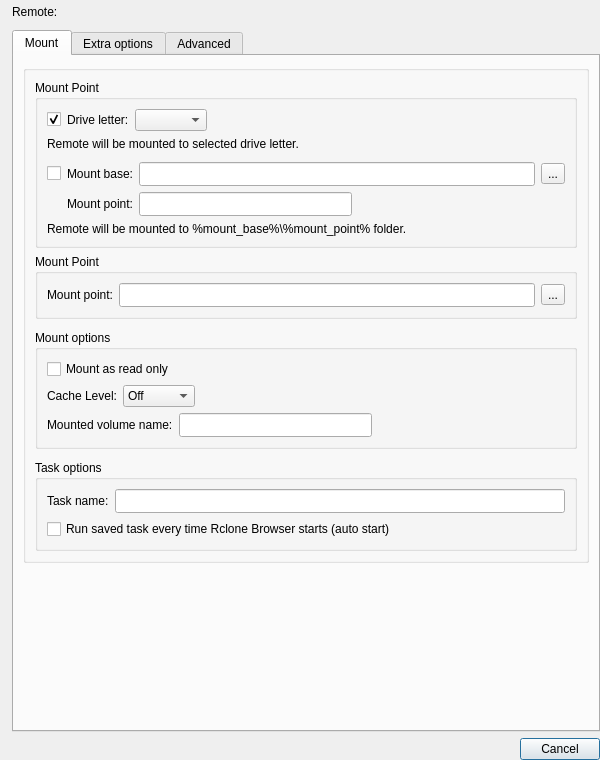
<?xml version="1.0" encoding="UTF-8"?>
<ui version="4.0">
 <class>MountDialog</class>
 <widget class="QDialog" name="MountDialog">
  <property name="geometry">
   <rect>
    <x>0</x>
    <y>0</y>
    <width>600</width>
    <height>760</height>
   </rect>
  </property>
  <property name="minimumSize">
   <size>
    <width>600</width>
    <height>0</height>
   </size>
  </property>
  <layout class="QVBoxLayout" name="verticalLayout_7">
   <property name="leftMargin">
    <number>12</number>
   </property>
   <property name="topMargin">
    <number>0</number>
   </property>
   <property name="rightMargin">
    <number>0</number>
   </property>
   <property name="bottomMargin">
    <number>0</number>
   </property>
   <item>
    <layout class="QHBoxLayout" name="horizontalLayout_7">
     <item>
      <widget class="QLabel" name="label_remote">
       <property name="text">
        <string>Remote:</string>
       </property>
      </widget>
     </item>
     <item>
      <widget class="QLineEdit" name="remoteToMount">
       <property name="minimumSize">
        <size>
         <width>0</width>
         <height>24</height>
        </size>
       </property>
       <property name="contextMenuPolicy">
        <enum>Qt::NoContextMenu</enum>
       </property>
       <property name="styleSheet">
        <string notr="true">* { background-color: rgba(0, 0, 0, 0); }</string>
       </property>
       <property name="frame">
        <bool>false</bool>
       </property>
       <property name="readOnly">
        <bool>true</bool>
       </property>
      </widget>
     </item>
    </layout>
   </item>
   <item>
    <widget class="QTabWidget" name="tabWidget">
     <property name="currentIndex">
      <number>0</number>
     </property>
     <widget class="QWidget" name="mountPoint">
      <attribute name="title">
       <string>Mount</string>
      </attribute>
      <layout class="QVBoxLayout" name="verticalLayout_6">
       <item>
        <widget class="QGroupBox" name="groupBox">
         <property name="sizePolicy">
          <sizepolicy hsizetype="Expanding" vsizetype="Expanding">
           <horstretch>0</horstretch>
           <verstretch>0</verstretch>
          </sizepolicy>
         </property>
         <property name="title">
          <string/>
         </property>
         <layout class="QVBoxLayout" name="verticalLayout_2">
          <item>
           <spacer name="verticalSpacer_7">
            <property name="orientation">
             <enum>Qt::Vertical</enum>
            </property>
            <property name="sizeHint" stdset="0">
             <size>
              <width>20</width>
              <height>0</height>
             </size>
            </property>
           </spacer>
          </item>
          <item>
           <widget class="QGroupBox" name="groupBox_Win">
            <property name="title">
             <string>Mount Point</string>
            </property>
            <layout class="QVBoxLayout" name="verticalLayout_4">
             <item>
              <layout class="QHBoxLayout" name="horizontalLayout_2">
               <item>
                <widget class="QCheckBox" name="cb_driveLetter">
                 <property name="toolTip">
                  <string>&lt;html&gt;&lt;head/&gt;&lt;body&gt;&lt;p&gt;Mount to drive letter&lt;/p&gt;&lt;/body&gt;&lt;/html&gt;</string>
                 </property>
                 <property name="text">
                  <string/>
                 </property>
                 <property name="checked">
                  <bool>true</bool>
                 </property>
                 <property name="autoExclusive">
                  <bool>true</bool>
                 </property>
                </widget>
               </item>
               <item>
                <widget class="QLabel" name="label_driveLetter">
                 <property name="text">
                  <string>Drive letter:</string>
                 </property>
                </widget>
               </item>
               <item>
                <widget class="QComboBox" name="combo_driveLetter">
                 <property name="sizePolicy">
                  <sizepolicy hsizetype="Preferred" vsizetype="MinimumExpanding">
                   <horstretch>0</horstretch>
                   <verstretch>0</verstretch>
                  </sizepolicy>
                 </property>
                 <property name="toolTip">
                  <string>&lt;html&gt;&lt;head/&gt;&lt;body&gt;&lt;p&gt;Select drive letter&lt;/p&gt;&lt;/body&gt;&lt;/html&gt;</string>
                 </property>
                </widget>
               </item>
               <item>
                <spacer name="horizontalSpacer_driveLetter">
                 <property name="orientation">
                  <enum>Qt::Horizontal</enum>
                 </property>
                 <property name="sizeHint" stdset="0">
                  <size>
                   <width>40</width>
                   <height>20</height>
                  </size>
                 </property>
                </spacer>
               </item>
              </layout>
             </item>
             <item>
              <widget class="QLabel" name="label_driveLetterInfo">
               <property name="text">
                <string>Remote will be mounted to selected drive letter.</string>
               </property>
              </widget>
             </item>
             <item>
              <spacer name="verticalSpacer_5">
               <property name="orientation">
                <enum>Qt::Vertical</enum>
               </property>
               <property name="sizeType">
                <enum>QSizePolicy::Fixed</enum>
               </property>
               <property name="sizeHint" stdset="0">
                <size>
                 <width>20</width>
                 <height>5</height>
                </size>
               </property>
              </spacer>
             </item>
             <item>
              <layout class="QHBoxLayout" name="horizontalLayout_4">
               <item>
                <widget class="QCheckBox" name="cb_mountPointWin">
                 <property name="toolTip">
                  <string>&lt;html&gt;&lt;head/&gt;&lt;body&gt;&lt;p&gt;Mount to drive directory&lt;/p&gt;&lt;/body&gt;&lt;/html&gt;</string>
                 </property>
                 <property name="text">
                  <string/>
                 </property>
                 <property name="autoExclusive">
                  <bool>true</bool>
                 </property>
                </widget>
               </item>
               <item>
                <widget class="QLabel" name="label_mountBase">
                 <property name="text">
                  <string>Mount base:</string>
                 </property>
                 <property name="buddy">
                  <cstring>le_mountBase</cstring>
                 </property>
                </widget>
               </item>
               <item>
                <widget class="QLineEdit" name="le_mountBase">
                 <property name="sizePolicy">
                  <sizepolicy hsizetype="Expanding" vsizetype="MinimumExpanding">
                   <horstretch>0</horstretch>
                   <verstretch>0</verstretch>
                  </sizepolicy>
                 </property>
                 <property name="minimumSize">
                  <size>
                   <width>0</width>
                   <height>24</height>
                  </size>
                 </property>
                 <property name="toolTip">
                  <string>&lt;html&gt;&lt;head/&gt;&lt;body&gt;&lt;p&gt;Base folder where remote will be mounted to&lt;/p&gt;&lt;/body&gt;&lt;/html&gt;</string>
                 </property>
                </widget>
               </item>
               <item>
                <widget class="QToolButton" name="le_mountBaseBrowse">
                 <property name="toolTip">
                  <string>&lt;html&gt;&lt;head/&gt;&lt;body&gt;&lt;p&gt;&lt;span style=&quot; font-size:13pt;&quot;&gt;Browse for mount base folder&lt;/span&gt;&lt;/p&gt;&lt;/body&gt;&lt;/html&gt;</string>
                 </property>
                 <property name="text">
                  <string>...</string>
                 </property>
                </widget>
               </item>
              </layout>
             </item>
             <item>
              <layout class="QHBoxLayout" name="horizontalLayout_8">
               <item>
                <spacer name="horizontalSpacer">
                 <property name="orientation">
                  <enum>Qt::Horizontal</enum>
                 </property>
                 <property name="sizeType">
                  <enum>QSizePolicy::Fixed</enum>
                 </property>
                 <property name="sizeHint" stdset="0">
                  <size>
                   <width>20</width>
                   <height>20</height>
                  </size>
                 </property>
                </spacer>
               </item>
               <item>
                <widget class="QLabel" name="label_mountPointWin">
                 <property name="text">
                  <string>Mount point:</string>
                 </property>
                </widget>
               </item>
               <item>
                <widget class="QLineEdit" name="le_mountPointWin">
                 <property name="sizePolicy">
                  <sizepolicy hsizetype="Expanding" vsizetype="MinimumExpanding">
                   <horstretch>0</horstretch>
                   <verstretch>0</verstretch>
                  </sizepolicy>
                 </property>
                 <property name="minimumSize">
                  <size>
                   <width>0</width>
                   <height>24</height>
                  </size>
                 </property>
                 <property name="toolTip">
                  <string>&lt;html&gt;&lt;head/&gt;&lt;body&gt;&lt;p&gt;Mount point folder name - folder will be temporarily created during mount.&lt;/p&gt;&lt;/body&gt;&lt;/html&gt;</string>
                 </property>
                </widget>
               </item>
               <item>
                <spacer name="horizontalSpacer_6">
                 <property name="orientation">
                  <enum>Qt::Horizontal</enum>
                 </property>
                 <property name="sizeHint" stdset="0">
                  <size>
                   <width>40</width>
                   <height>20</height>
                  </size>
                 </property>
                </spacer>
               </item>
              </layout>
             </item>
             <item>
              <widget class="QLabel" name="label_mountPointWinInfo">
               <property name="text">
                <string>Remote will be mounted to %mount_base%\%mount_point% folder.</string>
               </property>
              </widget>
             </item>
            </layout>
           </widget>
          </item>
          <item alignment="Qt::AlignVCenter">
           <widget class="QGroupBox" name="groupBox_notWin">
            <property name="title">
             <string>Mount Point</string>
            </property>
            <layout class="QVBoxLayout" name="verticalLayout_5">
             <item>
              <layout class="QHBoxLayout" name="horizontalLayout_11">
               <item>
                <widget class="QLabel" name="label">
                 <property name="text">
                  <string>Mount point:</string>
                 </property>
                </widget>
               </item>
               <item>
                <widget class="QLineEdit" name="le_mountPointNotWin">
                 <property name="minimumSize">
                  <size>
                   <width>0</width>
                   <height>24</height>
                  </size>
                 </property>
                 <property name="toolTip">
                  <string>&lt;html&gt;&lt;head/&gt;&lt;body&gt;&lt;p&gt;Folder where remote will be mounted to&lt;/p&gt;&lt;/body&gt;&lt;/html&gt;</string>
                 </property>
                </widget>
               </item>
               <item>
                <widget class="QToolButton" name="tb_mountPointNotWin">
                 <property name="toolTip">
                  <string>&lt;html&gt;&lt;head/&gt;&lt;body&gt;&lt;p&gt;&lt;span style=&quot; font-size:13pt;&quot;&gt;Browse for mount point folder&lt;/span&gt;&lt;/p&gt;&lt;/body&gt;&lt;/html&gt;</string>
                 </property>
                 <property name="text">
                  <string>...</string>
                 </property>
                </widget>
               </item>
              </layout>
             </item>
            </layout>
           </widget>
          </item>
          <item>
           <spacer name="verticalSpacer_2">
            <property name="orientation">
             <enum>Qt::Vertical</enum>
            </property>
            <property name="sizeType">
             <enum>QSizePolicy::Fixed</enum>
            </property>
            <property name="sizeHint" stdset="0">
             <size>
              <width>20</width>
              <height>5</height>
             </size>
            </property>
           </spacer>
          </item>
          <item>
           <widget class="QGroupBox" name="groupBox_2">
            <property name="title">
             <string>Mount options</string>
            </property>
            <layout class="QVBoxLayout" name="verticalLayout_3">
             <item>
              <widget class="QCheckBox" name="cb_readOnly">
               <property name="toolTip">
                <string>&lt;html&gt;&lt;head/&gt;&lt;body&gt;&lt;pre style=&quot; margin-top:12px; margin-bottom:12px; margin-left:0px; margin-right:0px; -qt-block-indent:0; text-indent:0px;&quot;&gt;&lt;span style=&quot; font-family:'.SF NS Mono';&quot;&gt;--read-only&lt;/span&gt;&lt;/pre&gt;&lt;/body&gt;&lt;/html&gt;</string>
               </property>
               <property name="text">
                <string>Mount as read only</string>
               </property>
               <property name="checked">
                <bool>false</bool>
               </property>
              </widget>
             </item>
             <item>
              <layout class="QHBoxLayout" name="horizontalLayout_9">
               <item>
                <widget class="QLabel" name="label_11">
                 <property name="text">
                  <string>Cache Level:</string>
                 </property>
                </widget>
               </item>
               <item>
                <widget class="QComboBox" name="combob_cacheLevel">
                 <property name="sizePolicy">
                  <sizepolicy hsizetype="Preferred" vsizetype="MinimumExpanding">
                   <horstretch>0</horstretch>
                   <verstretch>0</verstretch>
                  </sizepolicy>
                 </property>
                 <item>
                  <property name="text">
                   <string>Off</string>
                  </property>
                 </item>
                 <item>
                  <property name="text">
                   <string>Minimal</string>
                  </property>
                 </item>
                 <item>
                  <property name="text">
                   <string>Write</string>
                  </property>
                 </item>
                 <item>
                  <property name="text">
                   <string>Full</string>
                  </property>
                 </item>
                </widget>
               </item>
               <item>
                <spacer name="horizontalSpacer_4">
                 <property name="orientation">
                  <enum>Qt::Horizontal</enum>
                 </property>
                 <property name="sizeHint" stdset="0">
                  <size>
                   <width>40</width>
                   <height>20</height>
                  </size>
                 </property>
                </spacer>
               </item>
              </layout>
             </item>
             <item>
              <layout class="QHBoxLayout" name="horizontalLayout_6">
               <item>
                <widget class="QLabel" name="label_6">
                 <property name="text">
                  <string>Mounted volume name:</string>
                 </property>
                </widget>
               </item>
               <item>
                <widget class="QLineEdit" name="le_volumeName">
                 <property name="sizePolicy">
                  <sizepolicy hsizetype="Expanding" vsizetype="MinimumExpanding">
                   <horstretch>0</horstretch>
                   <verstretch>0</verstretch>
                  </sizepolicy>
                 </property>
                 <property name="minimumSize">
                  <size>
                   <width>0</width>
                   <height>24</height>
                  </size>
                 </property>
                 <property name="toolTip">
                  <string>&lt;html&gt;&lt;head/&gt;&lt;body&gt;&lt;p&gt;--volname name&lt;/p&gt;&lt;/body&gt;&lt;/html&gt;</string>
                 </property>
                 <property name="maxLength">
                  <number>32</number>
                 </property>
                </widget>
               </item>
               <item>
                <spacer name="horizontalSpacer_5">
                 <property name="orientation">
                  <enum>Qt::Horizontal</enum>
                 </property>
                 <property name="sizeHint" stdset="0">
                  <size>
                   <width>40</width>
                   <height>20</height>
                  </size>
                 </property>
                </spacer>
               </item>
              </layout>
             </item>
            </layout>
           </widget>
          </item>
          <item>
           <spacer name="verticalSpacer_3">
            <property name="orientation">
             <enum>Qt::Vertical</enum>
            </property>
            <property name="sizeType">
             <enum>QSizePolicy::Fixed</enum>
            </property>
            <property name="sizeHint" stdset="0">
             <size>
              <width>20</width>
              <height>5</height>
             </size>
            </property>
           </spacer>
          </item>
          <item>
           <widget class="QGroupBox" name="groupBox_4">
            <property name="title">
             <string>Task options</string>
            </property>
            <layout class="QVBoxLayout" name="verticalLayout">
             <item>
              <layout class="QHBoxLayout" name="horizontalLayout_10">
               <item>
                <widget class="QLabel" name="label_10">
                 <property name="text">
                  <string>Task name:</string>
                 </property>
                </widget>
               </item>
               <item>
                <widget class="QLineEdit" name="taskName">
                 <property name="sizePolicy">
                  <sizepolicy hsizetype="Expanding" vsizetype="MinimumExpanding">
                   <horstretch>0</horstretch>
                   <verstretch>0</verstretch>
                  </sizepolicy>
                 </property>
                 <property name="minimumSize">
                  <size>
                   <width>0</width>
                   <height>24</height>
                  </size>
                 </property>
                </widget>
               </item>
              </layout>
             </item>
             <item>
              <widget class="QCheckBox" name="cb_taskAutostart">
               <property name="text">
                <string>Run saved task every time Rclone Browser starts (auto start)</string>
               </property>
              </widget>
             </item>
            </layout>
           </widget>
          </item>
         </layout>
        </widget>
       </item>
       <item>
        <spacer name="verticalSpacer_4">
         <property name="orientation">
          <enum>Qt::Vertical</enum>
         </property>
         <property name="sizeType">
          <enum>QSizePolicy::Expanding</enum>
         </property>
         <property name="sizeHint" stdset="0">
          <size>
           <width>20</width>
           <height>0</height>
          </size>
         </property>
        </spacer>
       </item>
      </layout>
     </widget>
     <widget class="QWidget" name="extraOptions">
      <attribute name="title">
       <string>Extra options</string>
      </attribute>
      <layout class="QVBoxLayout" name="verticalLayout_8">
       <item>
        <widget class="QFrame" name="frame">
         <property name="frameShape">
          <enum>QFrame::NoFrame</enum>
         </property>
         <property name="frameShadow">
          <enum>QFrame::Raised</enum>
         </property>
         <layout class="QVBoxLayout" name="verticalLayout_10">
          <property name="leftMargin">
           <number>0</number>
          </property>
          <property name="topMargin">
           <number>0</number>
          </property>
          <property name="rightMargin">
           <number>0</number>
          </property>
          <property name="bottomMargin">
           <number>0</number>
          </property>
          <item>
           <layout class="QHBoxLayout" name="horizontalLayout">
            <item>
             <widget class="QLabel" name="label_7">
              <property name="enabled">
               <bool>true</bool>
              </property>
              <property name="sizePolicy">
               <sizepolicy hsizetype="Fixed" vsizetype="Preferred">
                <horstretch>0</horstretch>
                <verstretch>0</verstretch>
               </sizepolicy>
              </property>
              <property name="text">
               <string>Default mount options:</string>
              </property>
             </widget>
            </item>
            <item>
             <widget class="QLabel" name="le_defaultMountOptions">
              <property name="enabled">
               <bool>false</bool>
              </property>
              <property name="text">
               <string/>
              </property>
             </widget>
            </item>
           </layout>
          </item>
         </layout>
        </widget>
       </item>
       <item>
        <widget class="QPlainTextEdit" name="textExtra"/>
       </item>
       <item>
        <widget class="QLabel" name="label_5">
         <property name="text">
          <string>&lt;html&gt;&lt;head/&gt;&lt;body&gt;&lt;p&gt;For more detailed infomation, refer to rclone online documentation on &lt;a href=&quot;https://rclone.org/commands/rclone_mount/&quot;&gt;&lt;span style=&quot; text-decoration: underline; color:#0068da;&quot;&gt;mount.&lt;/span&gt;&lt;/a&gt;&lt;/p&gt;&lt;/body&gt;&lt;/html&gt;</string>
         </property>
         <property name="textFormat">
          <enum>Qt::RichText</enum>
         </property>
         <property name="indent">
          <number>4</number>
         </property>
         <property name="openExternalLinks">
          <bool>true</bool>
         </property>
        </widget>
       </item>
      </layout>
     </widget>
     <widget class="QWidget" name="advanced">
      <attribute name="title">
       <string>Advanced</string>
      </attribute>
      <layout class="QVBoxLayout" name="verticalLayout_9">
       <item>
        <widget class="QLabel" name="label_13">
         <property name="text">
          <string>!!!!! only use when you know what you are doing !!!!</string>
         </property>
        </widget>
       </item>
       <item>
        <widget class="QLabel" name="label_3">
         <property name="text">
          <string>Custom script to run after mount:</string>
         </property>
        </widget>
       </item>
       <item>
        <layout class="QHBoxLayout" name="horizontalLayout_3">
         <item>
          <widget class="QLineEdit" name="le_mountScript">
           <property name="minimumSize">
            <size>
             <width>0</width>
             <height>24</height>
            </size>
           </property>
           <property name="toolTip">
            <string>&lt;html&gt;&lt;head/&gt;&lt;body&gt;&lt;p&gt;Custom script to run after successful mount&lt;/p&gt;&lt;/body&gt;&lt;/html&gt;</string>
           </property>
          </widget>
         </item>
         <item>
          <widget class="QToolButton" name="tb_mountScriptBrowse">
           <property name="toolTip">
            <string>&lt;html&gt;&lt;head/&gt;&lt;body&gt;&lt;p&gt;&lt;span style=&quot; font-size:13pt;&quot;&gt;Browse for script&lt;/span&gt;&lt;/p&gt;&lt;/body&gt;&lt;/html&gt;</string>
           </property>
           <property name="text">
            <string>...</string>
           </property>
          </widget>
         </item>
        </layout>
       </item>
       <item>
        <layout class="QHBoxLayout" name="horizontalLayout_5">
         <item>
          <widget class="QLabel" name="label_4">
           <property name="text">
            <string>Remote control port:</string>
           </property>
          </widget>
         </item>
         <item>
          <widget class="QLineEdit" name="le_rcPort">
           <property name="minimumSize">
            <size>
             <width>0</width>
             <height>24</height>
            </size>
           </property>
           <property name="maximumSize">
            <size>
             <width>100</width>
             <height>16777215</height>
            </size>
           </property>
           <property name="toolTip">
            <string>&lt;html&gt;&lt;head/&gt;&lt;body&gt;&lt;p&gt;--rc --rc-addr localhost:$controlPort&lt;/p&gt;&lt;p&gt;--rc-user and --rc-pass values are random generated&lt;/p&gt;&lt;/body&gt;&lt;/html&gt;</string>
           </property>
           <property name="maxLength">
            <number>5</number>
           </property>
          </widget>
         </item>
         <item>
          <spacer name="horizontalSpacer_2">
           <property name="orientation">
            <enum>Qt::Horizontal</enum>
           </property>
           <property name="sizeHint" stdset="0">
            <size>
             <width>40</width>
             <height>20</height>
            </size>
           </property>
          </spacer>
         </item>
        </layout>
       </item>
       <item>
        <widget class="QLabel" name="label_2">
         <property name="text">
          <string>Allowed ports: 1024 to 65535, or 0 for auto</string>
         </property>
        </widget>
       </item>
       <item>
        <spacer name="verticalSpacer_6">
         <property name="orientation">
          <enum>Qt::Vertical</enum>
         </property>
         <property name="sizeType">
          <enum>QSizePolicy::Fixed</enum>
         </property>
         <property name="sizeHint" stdset="0">
          <size>
           <width>20</width>
           <height>10</height>
          </size>
         </property>
        </spacer>
       </item>
       <item>
        <widget class="QLabel" name="label_12">
         <property name="text">
          <string>Check our wiki guide how to use custom script functionality.</string>
         </property>
        </widget>
       </item>
       <item>
        <spacer name="verticalSpacer">
         <property name="orientation">
          <enum>Qt::Vertical</enum>
         </property>
         <property name="sizeHint" stdset="0">
          <size>
           <width>20</width>
           <height>0</height>
          </size>
         </property>
        </spacer>
       </item>
      </layout>
     </widget>
    </widget>
   </item>
   <item>
    <widget class="QDialogButtonBox" name="buttonBox">
     <property name="standardButtons">
      <set>QDialogButtonBox::Cancel</set>
     </property>
    </widget>
   </item>
  </layout>
 </widget>
 <resources/>
 <connections/>
</ui>
